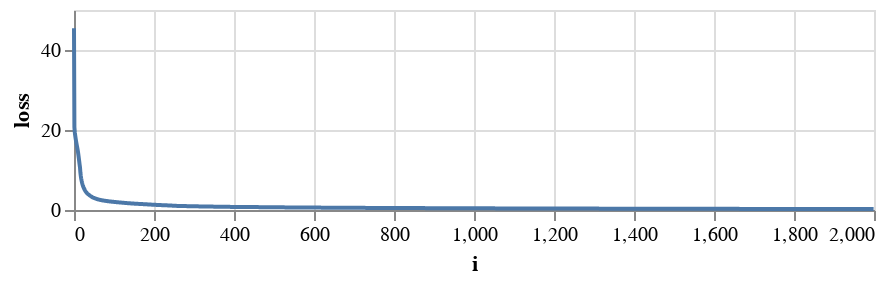

Notebook source saved alongside this figure:
### Code cell
loss_df = pd.DataFrame({'i':range(n_steps), 'loss':loss_record})
alt.Chart(loss_df, height=100).mark_line().encode(x='i', y='loss')

### Figure 1 — Vega-Lite specification as saved in the notebook (floating-point values rounded to 4 significant figures; data arrays with more than 128 entries replaced by an {"elided": "..."} marker saying what was removed)
{"$schema": "https://vega.github.io/schema/vega-lite/v3.4.0.json", "config": {"mark": {"tooltip": null}, "view": {"height": 300, "width": 400}}, "data": {"name": "data-990f26eeff39a925ecd385d75a3120a0"}, "datasets": {"data-990f26eeff39a925ecd385d75a3120a0": {"elided": "2000 records"}}, "encoding": {"x": {"field": "i", "type": "quantitative"}, "y": {"field": "loss", "type": "quantitative"}}, "height": 100, "mark": "line"}
